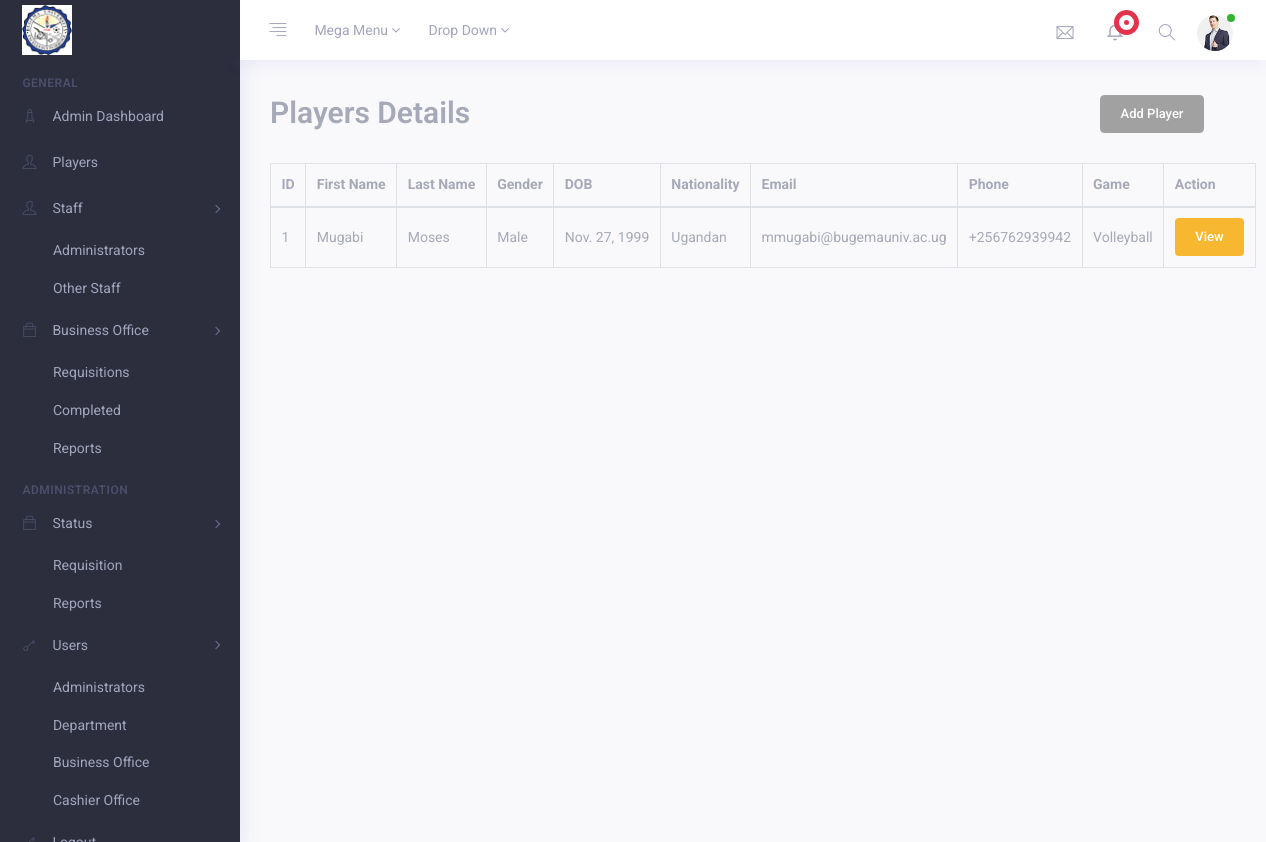
Screenshot of /players/ with the database file from the repository.
### administrator/models.py (models this page shows)
class Player(models.Model):
    player_id = models.AutoField(primary_key=True)
    first_name = models.CharField(max_length=100)
    last_name = models.CharField(max_length=100)
    gender_choices = [
        ('Male', 'Male'),
        ('Female', 'Female'),
    ]
    gender = models.CharField(max_length=30, choices=gender_choices, default=None)
    dob = models.DateField()
    nationality = models.CharField(max_length=100)
    email = models.EmailField(max_length=100)
    phone_number = models.CharField(max_length=50)
    player_game_choices = [
        ('Volleyball', 'Volleyball'),
        ('Football', 'Football'),
        ('Basketball', 'Basketball'),
        ('Netball', 'Netball'),
    ]
    player_game = models.CharField(max_length=50, choices=player_game_choices, default='Volleyball')
    position = models.CharField(max_length=100)
    jersey_no = models.IntegerField()
    medical_condition = models.CharField(max_length=100)

### administrator/views.py (the view)
# urls.py: path('players/', views.players, name="players"),
def players(request):
    players = Player.objects.all()
    return render(request, "players.html", {'players': players})

### administrator/templates/players.html (shortened to what this page needs)
{% extends 'root.html' %}
{% load static %}
{% block content %}
{% load crispy_forms_tags %}
<div class="container-fluid">
    <div class="row">
        <div class="col-md-12 m-b-30">
            <form method="POST" action="">
                <div class="row">
                  <div class="col-10">
                    <h2 class="text-muted">Players Details</h2>
                  </div>
                  <div class="col-2">
                    <a class="btn btn-lg btn-secondary" href="{% url 'add_player' %}" role="button">Add Player</a>
                  </div>
              </div><br />
                <div class="display_table">
                    <table class='table table-bordered'>
                      <thead>
                        <tr>
                          <th>ID</th>
                          <th>First Name</th>
                          <th>Last Name</th>
                          <th>Gender</th>
                          <th>DOB</th>
                          <th>Nationality</th>
                          <th>Email</th>
                          <th>Phone</th>
                          <th>Game</th>
                          <th>Action</th>
                        </tr>
                      </thead>
                      {% for player in players %}
                      <tbody>
                        <tr>
                          <td>{{ player.player_id }}</td>
                          <td>{{ player.first_name }}</td>
                          <td>{{ player.last_name }}</td>
                          <td>{{ player.gender }}</td>
                          <td>{{ player.dob }}</td>
                          <td>{{ player.nationality }}</td>
                          <td>{{ player.email }}</td>
                          <td>{{ player.phone_number }}</td>
                          <td>{{ player.player_game }}</td>
                          <td>
                              <a href="" class="btn btn-warning">View</a>
                          </td>
                        </tr>
                      </tbody>
                      {% endfor %}
                    </table>
            </form>
        </div>
    </div>
</div>
{% endblock content %}

### rows the page displays
Player: player_id "1", first_name "Mugabi", last_name "Moses", gender "Male", dob "Nov. 27, 1999", nationality "Ugandan", email "mmugabi@bugemauniv.ac.ug", phone_number "+256762939942", player_game "Volleyball"
